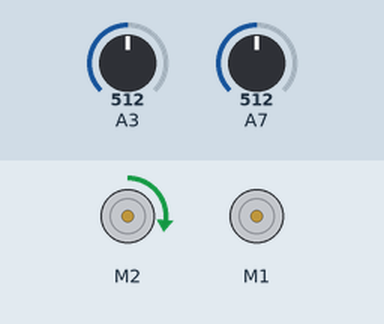
Bench run of a sketch on a simulated Arduino Nano, built with avr-gcc and run on an emulated ATmega328P. On the bench: 2 × DC motor (green arrow = forward, orange = backward, longer = faster). Inputs (shaded band) come from the test bench; at power-on: A3 = 512, A7 = 512.

Above: at 1.2 s.
1.3 s: A3 set to 833
2.8 s: A3 set to 868
At 4.0 s:
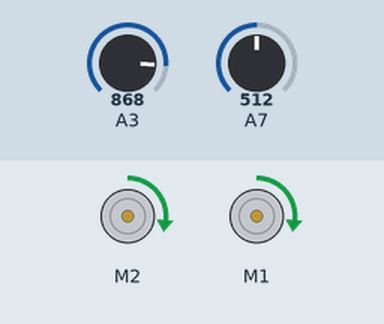
4.3 s: A7 set to 837
5.8 s: A7 set to 865
At 6.8 s:
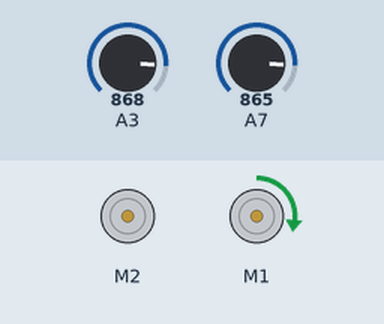
7.3 s: A7 set to 840
At 7.7 s:
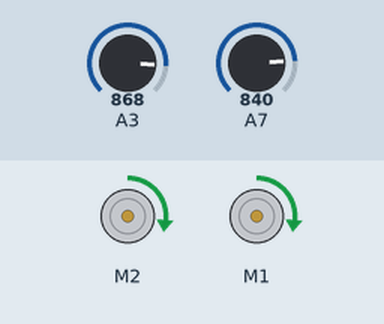
8.8 s: A7 set to 860
At 10.2 s:
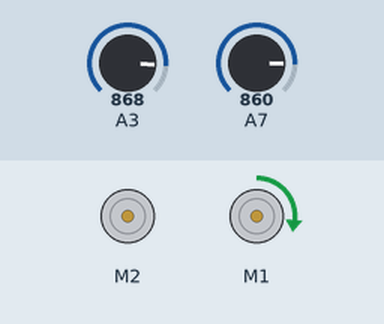
Timing chart, 0 to 11.3 s (numbered marks = the images above; inputs shaded):
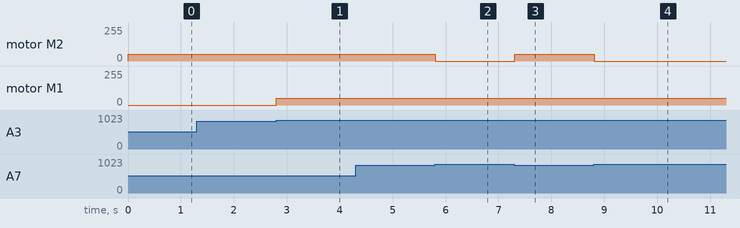

Measured:
- the behaviour switches between 850 and 851 on A3 (found by bisection; images 0 and 1)
- the behaviour switches between 849 and 850 on A7 (found by bisection; images 1 and 2)
- after the input at 1.3 s, every drawn part: stays the same
- after the input at 2.8 s, motor M1: stopped → forward 49/255 at once
- after the input at 4.3 s, every drawn part: stays the same
- after the input at 5.8 s, motor M2: forward 49/255 → stopped at once
- after the input at 7.3 s, motor M2: stopped → forward 49/255 at once
- after the input at 8.8 s, motor M2: forward 49/255 → stopped at once

The sketch:

TrackTraverse.ino
```cpp
#include <RedBot.h>
#include <RedBotSoftwareSerial.h>

 // Hello World :)
 // Hello WOrld More More Git test :)
RedBotMotors Motor; // declare motor object

#define LeftMotorSpeed (50) // Set Left Motor to  roughly Half Speed
#define RightMotorSpeed (50) // Set Right Motor to roughly Half Speed

/*
 * Try 90 Later when actually displaying
*/

void setup()
{
  // put your setup code here, to run once:

}

void loop()
{
  // put your main code here, to run repeatedly:

  RedBotSensor RightSensor = RedBotSensor(A7); // RedBot Sensor Object is Assigned to Right Sensor
  RedBotSensor LeftSensor = RedBotSensor(A3); // Redbot Sensor Object is Assigned to Left Sensor

  if ((LeftSensor.read() > 850) && (RightSensor.read() < 850))
  {
    // Drive Forward
    Motor.rightMotor(RightMotorSpeed);
    Motor.leftMotor(-LeftMotorSpeed);
  }
  else if ((LeftSensor.read() < 850) && (RightSensor.read() < 850))
  {
    // Left Wheel Turns off Right Wheel turns on
    // Turn Left
    Motor.rightMotor(RightMotorSpeed);
    Motor.leftMotor(0);
  }
  else if((LeftSensor.read() > 850) && (RightSensor.read()))
  {
    // Left Wheel Turns On Right Wheel Turns on
    // Turn Left
   Motor.rightMotor(0);
   Motor.leftMotor(-LeftMotorSpeed);
  }
  delay (10);
}
```
